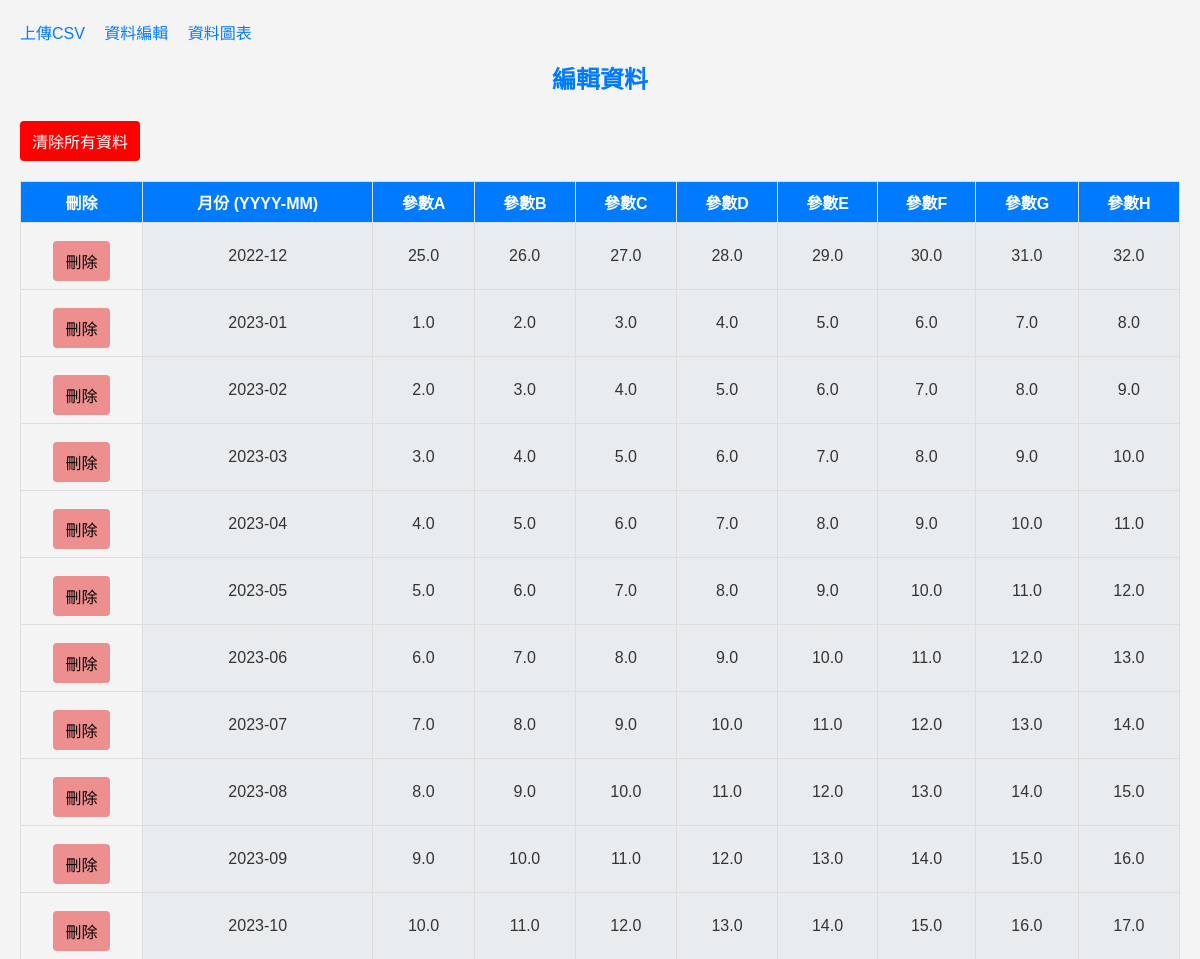
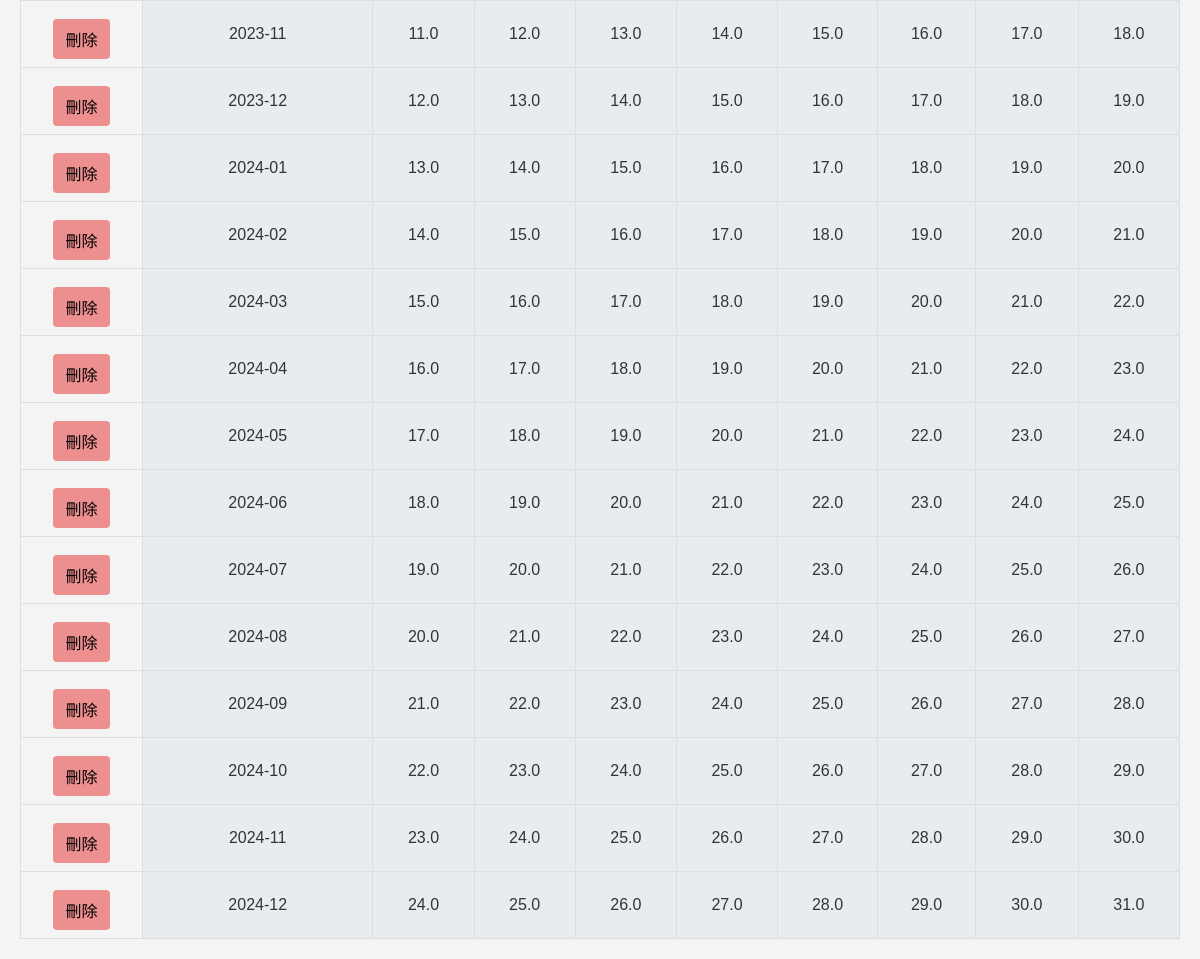
Before: /show/ with the older database file (2 pictures, top to bottom).
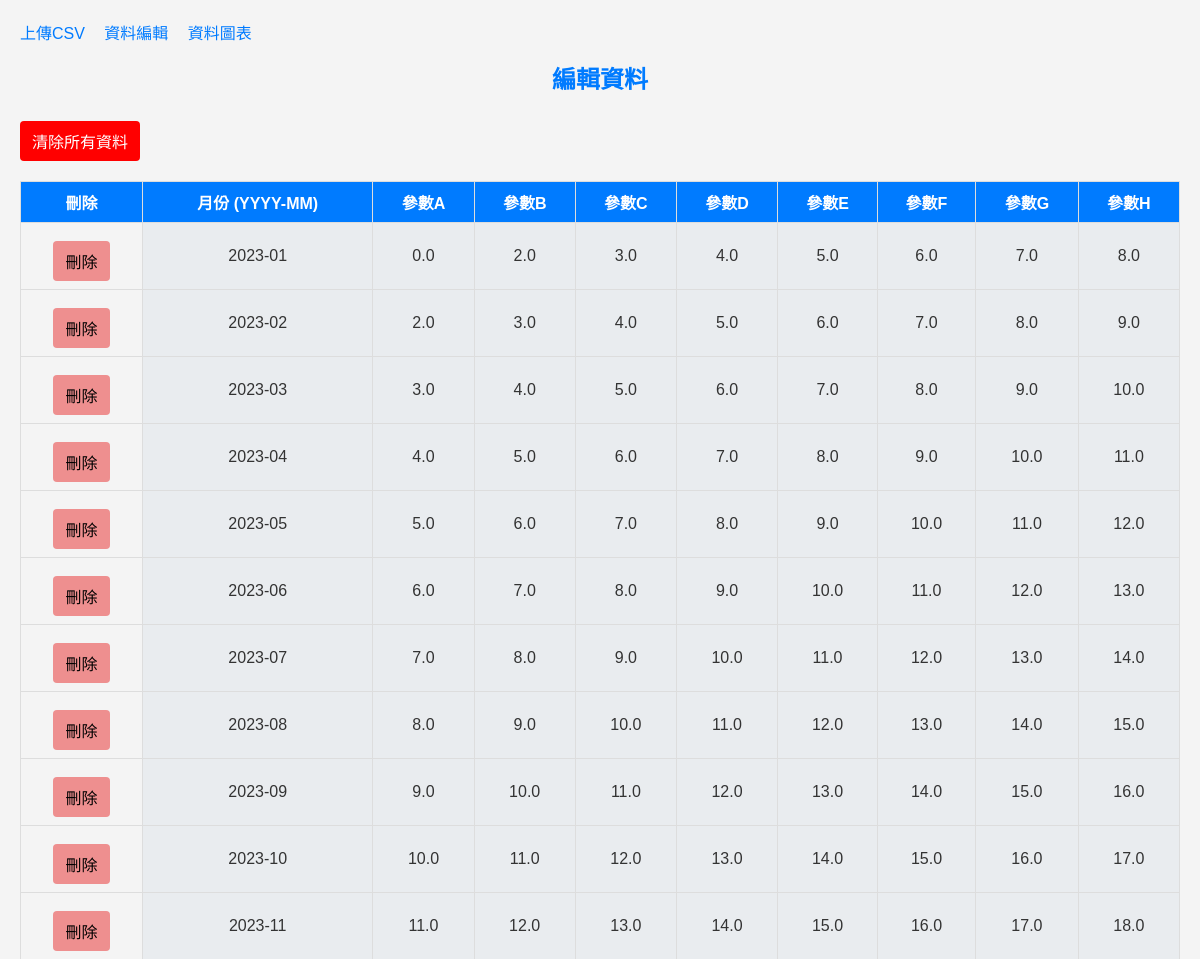
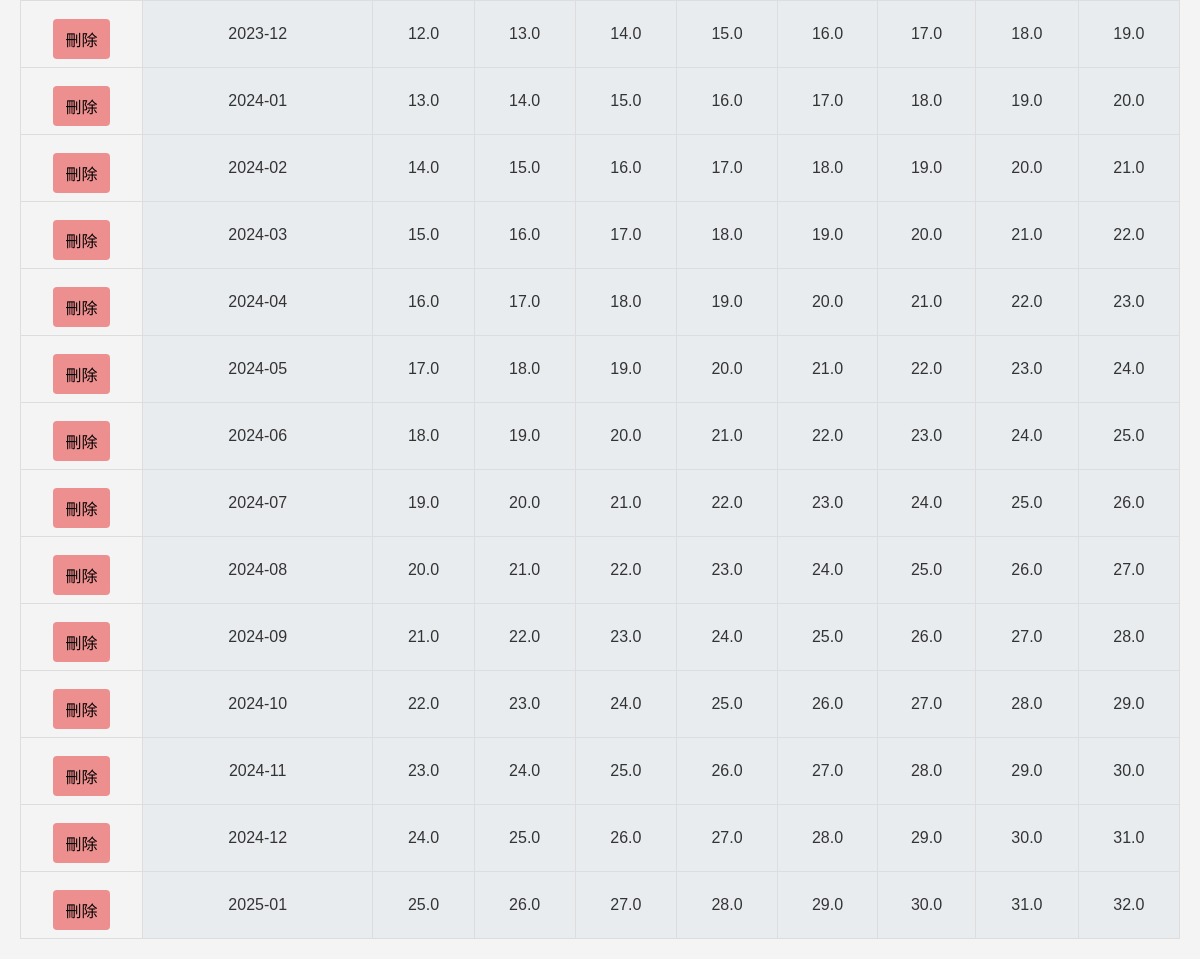
After: the same page with the newer database file (2 pictures, top to bottom).
### Main/models.py (models this page shows)
class DataEntry(models.Model):
    unix_month = models.IntegerField()
    parameter_a = models.FloatField()
    parameter_b = models.FloatField()
    parameter_c = models.FloatField()
    parameter_d = models.FloatField()
    parameter_e = models.FloatField()
    parameter_f = models.FloatField()
    parameter_g = models.FloatField()
    parameter_h = models.FloatField()
    @property
    def converted_date(self):
        year = 1970 + self.unix_month // 12
        month = self.unix_month % 12 + 1
        return f"{year}-{month:02d}"

### Main/views.py (the view)
# urls.py: path('show/', views.show_data, name='show_data'),
def show_data(request):
    entries = DataEntry.objects.all().order_by('unix_month')
    return render(request, 'show_data.html', {'entries': entries})

### templates/show_data.html (shortened to what this page needs)
{% extends 'base.html' %}
{% block content %}
    <h1>編輯資料</h1>
    <form id="clear-form" action="{% url 'clear_data' %}" method="POST">
        <button type="button" id="clear-data-btn" class="btn btn-clear">清除所有資料</button>
    </form>
    <table id="data-table" class="data-table">
        <thead>
        <tr>
            <th>刪除</th>
            <th>月份 (YYYY-MM)</th>
            <th>參數A</th>
            <th>參數B</th>
            <th>參數C</th>
            <th>參數D</th>
            <th>參數E</th>
            <th>參數F</th>
            <th>參數G</th>
            <th>參數H</th>
        </tr>
        </thead>
        <tbody>
        {% for entry in entries %}
            <tr data-id="{{ entry.id }}">
                <td><button class="btn btn-delete-row">刪除</button></td>
                <td class="editable" data-field="unix_month">{{ entry.converted_date }}</td>
                <td class="editable" data-field="parameter_a">{{ entry.parameter_a }}</td>
                <td class="editable" data-field="parameter_b">{{ entry.parameter_b }}</td>
                <td class="editable" data-field="parameter_c">{{ entry.parameter_c }}</td>
                <td class="editable" data-field="parameter_d">{{ entry.parameter_d }}</td>
                <td class="editable" data-field="parameter_e">{{ entry.parameter_e }}</td>
                <td class="editable" data-field="parameter_f">{{ entry.parameter_f }}</td>
                <td class="editable" data-field="parameter_g">{{ entry.parameter_g }}</td>
                <td class="editable" data-field="parameter_h">{{ entry.parameter_h }}</td>
            </tr>
        {% endfor %}
        </tbody>
    </table>
{% endblock %}

Changed rows visible on the page:
changed DataEntry (number 1 of 25 on the later page): parameter_a "1.0" → "0.0"
changed DataEntry (number 25 of 25 on the later page): converted_date "2022-12" → "2025-01"; moves down the list
